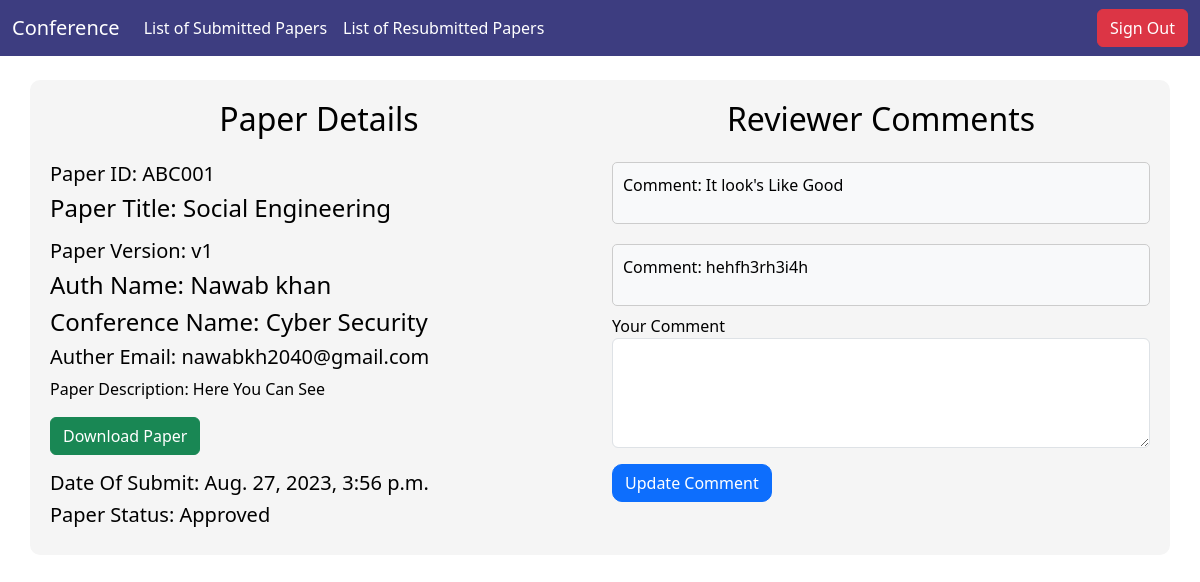
/reviewer/review-paper/1/ (signed in), run on the app's committed database.
### singup/models.py (models this page shows, shortened)
class paper(models.Model):
     user = models.ForeignKey(CustomUser, on_delete=models.CASCADE, default=None)
     title_paper=models.CharField(max_length=70)
     Auth_name=models.CharField(max_length=70)
     paper_description=models.CharField(max_length=500)
     paper_upload=models.FileField(upload_to='papers/')
     start_date=models.DateTimeField(default=timezone.now)
     STATUS_CHOICES = (
        ('pending', 'Pending'),
        ('approved', 'Approved'),
        ('rejected', 'Rejected'),
        )
     status = models.CharField(max_length=10, choices=STATUS_CHOICES, default='pending')
     has_uploaded_paper = models.BooleanField(default=False)
     conference = models.ForeignKey(
        conference,
        on_delete=models.CASCADE,
        default=None,
        null=True,
        related_name='papers'
    )
     Auth_email = models.EmailField(default='example@example.com')
     Auth_affiliation = models.CharField(max_length=100, default='No affiliation')
     Auth_mobile = models.CharField(max_length=20, default='N/A')
     corresponding_auth_name = models.CharField(max_length=100, default='Unknown')
     corresponding_auth_email = models.EmailField(default='corresponding@example.com')
     corresponding_auth_affiliation = models.CharField(max_length=100, default='No affiliation')
     corresponding_auth_mobile = models.CharField(max_length=20, default='N/A')
     other_auth_name = models.CharField(max_length=100, default='Unknown')
     other_auth_email = models.CharField(max_length=150,default='other@example.com')
     other_auth_affiliation = models.CharField(max_length=100, default='No affiliation')
     other_auth_mobile = models.CharField(max_length=20, default='N/A')
     paper_keyword = models.CharField(max_length=100, default='No keywords')
     version = models.PositiveIntegerField(default=1)
     comment1 = models.CharField(max_length=1000,default="Not Available")
     comment2 = models.CharField(max_length=1000,default="Not Available")
     comment3 = models.CharField(max_length=1000,default="Not Available")
     reviewer_comments = models.JSONField(default=dict, blank=True)
     assigned_reviewers = models.ManyToManyField(Reviewer_data, related_name='assigned_papers')

class CustomUser(AbstractBaseUser,PermissionsMixin):
    groups = models.ManyToManyField(
        Group,
        verbose_name=('groups'),
        blank=True,
        related_name='customuser_set',  # Add a related_name
        related_query_name='user'
    )
    user_permissions = models.ManyToManyField(
        Permission,
        verbose_name=('user permissions'),
        blank=True,
        related_name='customuser_set',  # Add a related_name
        related_query_name='user'
    )
    name = models.CharField(max_length=70)
    email = models.EmailField(unique=True)
    number = models.CharField(max_length=15)
    password = models.CharField(max_length=500)
    date = models.DateTimeField(default=timezone.now)
    is_active = models.BooleanField(default=True)
    is_staff = models.BooleanField(default=False)
    is_auth =models.BooleanField(default=False)
    is_reviewer = models.BooleanField(default=False)
    is_conference_admin =models.BooleanField(default=False)
    objects = CustomUserManager()
    USERNAME_FIELD = 'email'
    REQUIRED_FIELDS = ['name', 'number']
    def __str__(self):
        return self.email
    username = models.CharField(max_length=70, null=True, blank=True)

### login/models.py (models this page shows)
class conference(models.Model):
     conference_name = models.CharField(max_length=80)
     conference_descriptions = models.CharField(max_length=600)
     conference_start_date = models.DateTimeField(default=timezone.now)
     conference_end_date = models.DateField()
     conference_venue=models.CharField(max_length=250,default="online",null=True)
     STATUS_CHOICES = (
        ('online', 'Online'),
        ('offline', 'Offline'),
        ('hybrid', 'Hybrid'),
        )
     conference_mode= models.CharField(max_length=20, choices=STATUS_CHOICES, default='online')
     conference_user = models.CharField(default="Not present",max_length=150)
     has_uploaded_paper = models.BooleanField(default=False)
     def __str__(self):
          return self.conference_name

### reviewer/views.py (the view)
# urls.py: path('review-paper/<paper_id>/',views.paper_reviewer,name="paper_reviewer"),
def paper_reviewer(request, paper_id):
    if request.user.is_authenticated and request.user.is_reviewer:
        try:
            paper_instance = paper.objects.get(id=paper_id)
        except paper.DoesNotExist:
            return HttpResponse("Unknown Paper Id") # Handle the case when paper doesn't exist
        if request.method == 'POST':
            comment = request.POST.get('comment')
            print("Review Submitted Comment : ",comment)
            paper_instance.reviewer_comments[request.user.id] = comment
            paper_instance.save()
        context = {
            "paper": paper_instance,
        }
        return render(request, 'reviewer/review_paper.html', context)
    else:
        return redirect('reviewer-sign-in')

### reviewer/templates/reviewer/review_paper.html (shortened to what this page needs)
{% extends 'reviewer/base.html' %}
{% block body %}
<div class="container mt-4">
    <div class="row justify-content-center">
        <div class="col-md-6">
            <div class="text-center mb-4">
                <h2 class="mb-0">Paper Details</h2>
            </div>
            <h5>Paper ID: ABC{{ paper.id|stringformat:"003d" }}</h5>
            <h4 class="mb-3">Paper Title: {{ paper.title_paper }}</h4>
            <h5>Paper Version: v{{ paper.version }}</h5>
            <h4>Auth Name: {{ paper.Auth_name }}</h4>
            <h4>Conference Name: {{ paper.conference }}</h4>
            <h5>Auther Email: {{ paper.user }}</h5>
            <p class="mb-3">Paper Description: {{ paper.paper_description }}</p>
            <a href="/media/{{ paper.paper_upload }}" class="btn btn-success" download="{{ paper.paper_upload }}">
                Download Paper
            </a>
            <h5 class="mt-3">Date Of Submit: {{ paper.start_date }}</h5>
            <h5 style="text-transform: capitalize;">Paper Status: {{ paper.status }}</h5>
        </div>
        <div class="col-md-6">
            <div class="text-center mb-4">
                <h2 class="mb-0">Reviewer Comments</h2>
            </div>
            {% for reviewer_id, comment in paper.reviewer_comments.items %}
                {% if comment %}
                    <div class="reviewer-comment">
                        <p>Comment: {{ comment }}</p>
                    </div>
                {% endif %}
            {% endfor %}
            {% if user.is_authenticated and user.is_reviewer %}
                <form method="post" action="{% url 'paper_reviewer' paper_id=paper.id %}">
                    <div class="form-group my-2">
                        <label for="comment">Your Comment</label>
                        <textarea name="comment" id="comment" class="form-control" rows="4"></textarea>
                    </div>
                    <button class="btn btn-primary my-2 btn-update" type="submit">Update Comment</button>
                </form>
            {% endif %}
        </div>
    </div>
</div>
{% endblock body %}

### reviewer/templates/reviewer/review_paper.html (style rules this page uses)
.container { background-color: whitesmoke; padding: 20px; border-radius: 10px; color: black; }
.btn-update { border-radius: 10px; }
.reviewer-comment { margin-top: 20px; padding: 10px; border: 1px solid #ccc; border-radius: 5px; background-color: #f8f9fa; }

### data on the page
paper: id "001", title_paper "Social Engineering", version "1", Auth_name "Nawab khan", conference "Cyber Security", user "nawabkh2040@gmail.com", paper_description "Here You Can See", start_date "Aug. 27, 2023, 3:56 p.m.", status "Approved"

### other printed values
{{ comment }} "It look's Like Good" "hehfh3rh3i4h"
